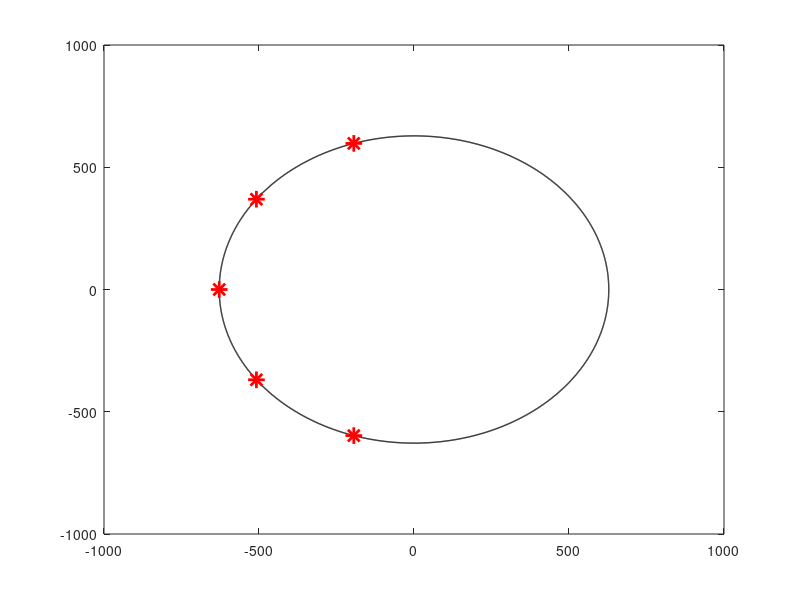

The MATLAB script that drew this image: (Note: this script raises an error after producing the figure.)
% cps07_problem_7_4.m
% filtry Butterwortha - dolno- i gorno-przepustowe
clear all; close all; clc;

%% parametry
N = 5;          % liczba biegunow
f0 = 100;       % czestotliwosc odciecia [Hz]
typ = 1;        % 1 = LOW-PASS, 2 = HIGH-PASS

%% obliczenie biegunow (leza na okregu)
alpha = pi/N;
beta = pi/2 + alpha/2 + alpha*(0:N-1);
R = 2*pi*f0;    % promien okregu
p = R*exp(1j*beta);

%% zera i wzmocnienie
if typ == 1
    z = [];
    wzm = prod(-p);
    nazwa = 'LOW-PASS';
else
    z = zeros(1, N);  % N zer w poczatku ukladu (s=0)
    wzm = 1;
    nazwa = 'HIGH-PASS';
end

%% wspolczynniki transmitancji
b = wzm * poly(z);
a = poly(p);
b = real(b);
a = real(a);

%% porownanie z funkcja butter()
if typ == 1
    [b_mat, a_mat] = butter(N, 2*pi*f0, 'low', 's');
else
    [b_mat, a_mat] = butter(N, 2*pi*f0, 'high', 's');
end

fprintf('=== FILTR BUTTERWORTHA %s, N=%d, f0=%d Hz ===\n', nazwa, N, f0);
fprintf('Promien okregu R = 2*pi*f0 = %.2f rad/s\n\n', R);

%% wykres zer i biegunow z okregiem
figure(1);
theta = 0:pi/1000:2*pi;
c = R*cos(theta);
s_circle = R*sin(theta);
plot(c, s_circle, 'k-', 'LineWidth', 1); hold on;
if ~isempty(z)
    plot(real(z), imag(z), 'bo', 'MarkerSize', 12, 'LineWidth', 2);
end
plot(real(p), imag(p), 'r*', 'MarkerSize', 12, 'LineWidth', 2);
xline(0, 'k--'); yline(0, 'k--'); hold off;
grid on; axis equal;
title(['Zera (o) i Bieguny (*) na okregu R=' num2str(round(R)) ' - ' nazwa]);
xlabel('Re(s)'); ylabel('Im(s)');
if ~isempty(z)
    legend('okrag', 'zera', 'bieguny');
else
    legend('okrag', 'bieguny');
end
pause

%% charakterystyka amplitudowa (skala liniowa)
f = 0 : 0.1 : 500;
w = 2*pi*f;
s = 1j*w;
H = polyval(b, s) ./ polyval(a, s);

figure(2);
plot(f, 20*log10(abs(H)), 'b', 'LineWidth', 1.5);
xlabel('f [Hz]'); ylabel('|H(f)| [dB]');
title(['Charakterystyka amplitudowa - ' nazwa]);
xline(f0, 'r--', ['f_0 = ' num2str(f0) ' Hz']);
yline(-3, 'g--', '-3 dB');
grid on; ylim([-80 10]);
pause

%% charakterystyka amplitudowa (skala logarytmiczna)
f_log = logspace(-1, 4, 1000);
w_log = 2*pi*f_log;
s_log = 1j*w_log;
H_log = polyval(b, s_log) ./ polyval(a, s_log);

figure(3);
semilogx(f_log, 20*log10(abs(H_log)), 'b', 'LineWidth', 1.5);
xlabel('f [Hz]'); ylabel('|H(f)| [dB]');
title(['Charakterystyka amplitudowa (semilog) - ' nazwa ', N=' num2str(N)]);
xline(f0, 'r--', ['f_0 = ' num2str(f0) ' Hz']);
yline(-3, 'g--', '-3 dB');
grid on; ylim([-120 20]);
pause

%% charakterystyka fazowa
figure(4);
semilogx(f_log, unwrap(angle(H_log))*180/pi, 'r', 'LineWidth', 1.5);
xlabel('f [Hz]'); ylabel('faza [stopnie]');
title(['Charakterystyka fazowa - ' nazwa]);
grid on;
pause

%% odpowiedz impulsowa i skokowa
figure(5);
impulse(b, a);
title('Odpowiedz impulsowa');
grid on;
pause

figure(6);
step(b, a);
title('Odpowiedz skokowa');
grid on;
pause

%% porownanie z butter() Matlaba
H_mat = polyval(b_mat, s_log) ./ polyval(a_mat, s_log);

figure(7);
semilogx(f_log, 20*log10(abs(H_log)), 'b', 'LineWidth', 2); hold on;
semilogx(f_log, 20*log10(abs(H_mat)), 'r--', 'LineWidth', 1.5); hold off;
xlabel('f [Hz]'); ylabel('|H(f)| [dB]');
title('Porownanie: moj filtr vs butter() Matlaba');
legend('moj filtr', 'butter()');
grid on; ylim([-120 20]);
pause

%% porownanie dla roznych N
figure(8);
kolory = ['b', 'r', 'g', 'm', 'c', 'k'];
hold on;
for N_test = 2:2:10
    alpha_t = pi/N_test;
    beta_t = pi/2 + alpha_t/2 + alpha_t*(0:N_test-1);
    p_t = R*exp(1j*beta_t);
    if typ == 1
        z_t = []; wzm_t = prod(-p_t);
    else
        z_t = zeros(1, N_test); wzm_t = 1;
    end
    b_t = real(wzm_t * poly(z_t));
    a_t = real(poly(p_t));
    H_t = polyval(b_t, s_log) ./ polyval(a_t, s_log);
    semilogx(f_log, 20*log10(abs(H_t)), kolory(N_test/2), 'LineWidth', 1.5);
end
hold off;
xlabel('f [Hz]'); ylabel('|H(f)| [dB]');
title(['Wplyw liczby biegunow N na stromnosc - ' nazwa]);
legend('N=2', 'N=4', 'N=6', 'N=8', 'N=10');
xline(f0, 'k--');
grid on; ylim([-120 20]);

% kazdy biegun dodaje 20 dB/dekade opadania charakterystyki
% N=2: 40 dB/dek, N=4: 80 dB/dek, N=10: 200 dB/dek
